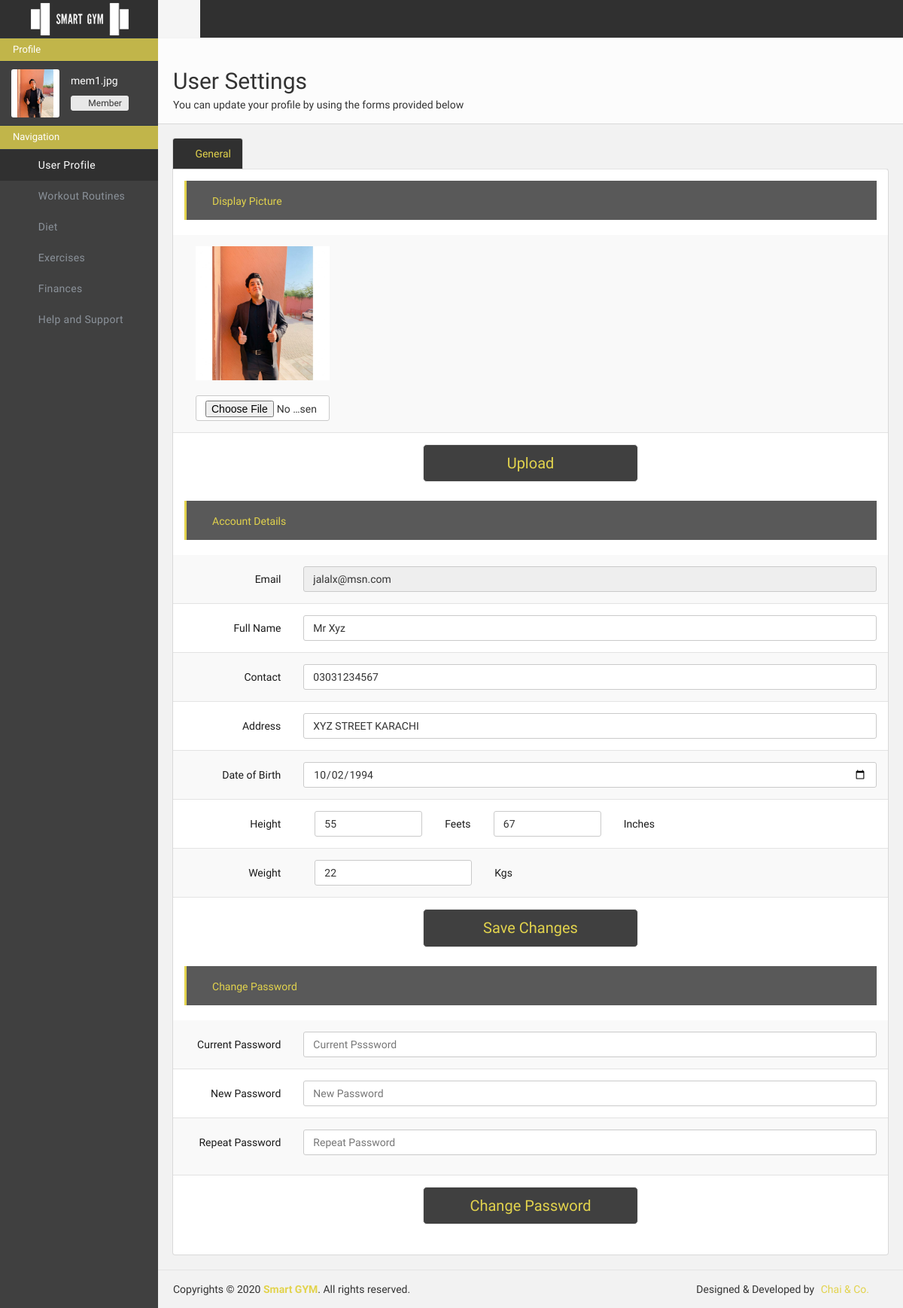
The app's page /userportal/settings/ (signed in), older data.
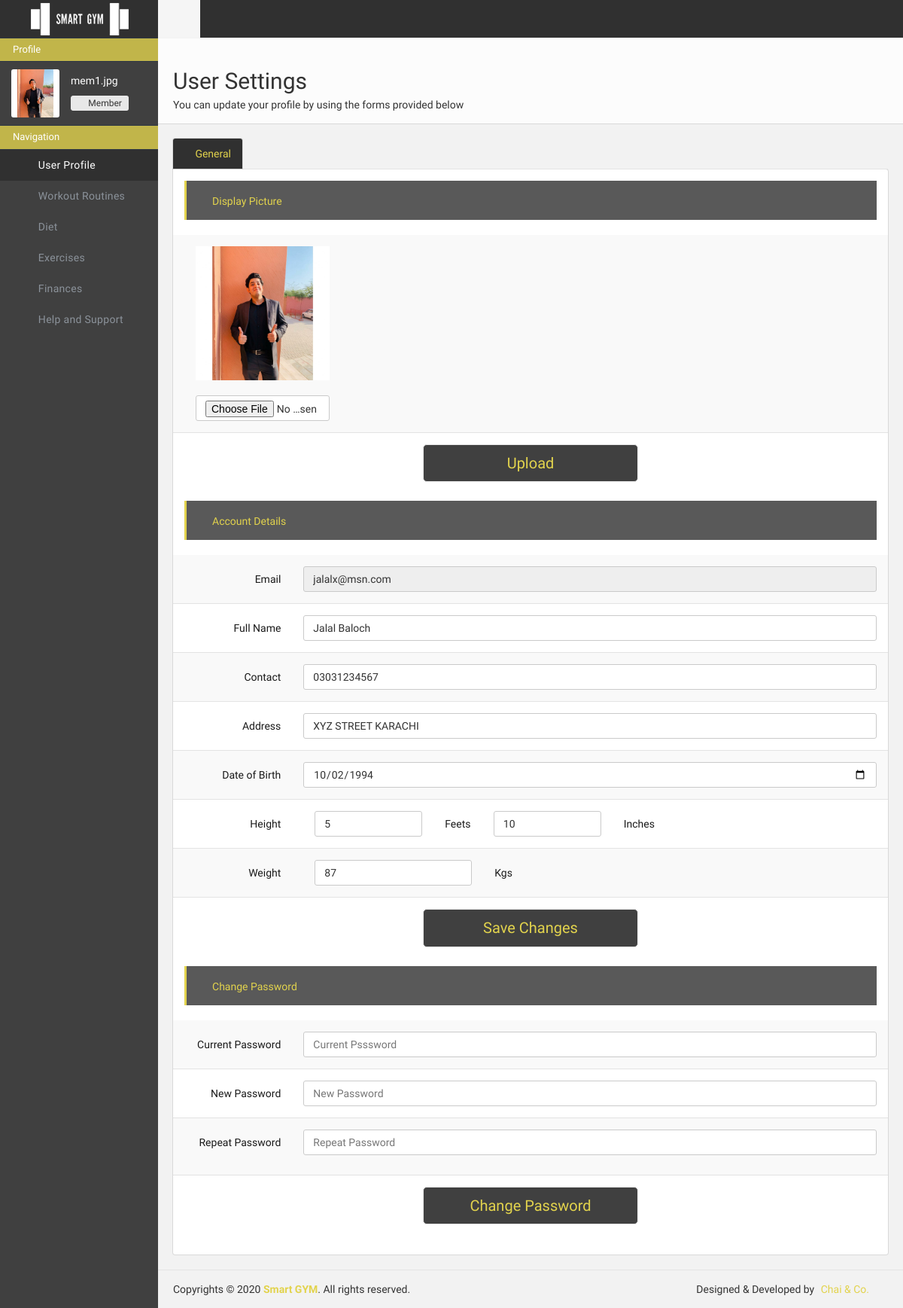
The same page, newer data.
### adminportal/models.py (models this page shows)
class MemberData(models.Model):
    member_id = models.CharField(max_length=500, primary_key=True, default="")
    member_package = models.CharField(max_length=500, default="pkg")
    member_img_name = models.CharField(max_length=500, default="mem.jpg")
    member_name = models.CharField(max_length=500, default="")
    member_email = models.CharField(max_length=500, unique=True, default="")
    member_password = models.CharField(max_length=500, default="admin5003")
    member_contact = models.CharField(max_length=500, default="")
    member_address = models.CharField(max_length=500, default="")
    member_dob = models.CharField(max_length=500, default="")
    member_height = models.CharField(max_length=500, default="")
    member_weight = models.CharField(max_length=500, default="")
    member_routine = models.CharField(max_length=500, default="rtn")
    member_diet = models.CharField(max_length=500, default="dt")
    member_status = models.CharField(max_length=500, default="Active")
    member_added_by = models.CharField(max_length=500, default="")
    member_added_on = models.CharField(max_length=500, default="")

### userportal/views.py (the view, shortened to what this page needs)
# urls.py: path('settings/', views.settings, name="adminportal-settings"),
def settings(request):
    params = {"imageerror":0, "dataerror":0, "passerror1":0, "passerror2":0}
    if "userid" in request.session and request.session["userrole"] == "Member" :
        member = MemberData.objects.filter(member_id = request.session["userid"])[0]
        params["member"] = member
        height = member.member_height
        if height == "":
            params["height"] = {"h1": "", "h2":""}
        else:
            h1 = height.split(",")[0]
            h2 = height.split(",")[1]
            params["height"] = {"h1": int(h1), "h2": int(h2)}
        return render(request, 'userportal/settings.html', params)
    else:
        return redirect('/userportal/login/')

### userportal/templates/userportal/settings.html (shortened to what the changed rows need)
{% load static %}
<!doctype html>
<html class="no-js">
    <head>
        <link href="{% static 'userportal/css/icons.css'%}" rel="stylesheet" />
        <link href="{% static 'userportal/css/bootstrap.css'%}" rel="stylesheet" />
        <link href="{% static 'userportal/css/plugins.css'%}" rel="stylesheet" />
        <link href="{% static 'userportal/css/main.css'%}" rel="stylesheet" />
        <link href="{% static 'userportal/css/custom.css'%}" rel="stylesheet" />
    </head>
    <body>
        <div id="wrapper">
            <aside id="sidebar" class="page-sidebar hidden-md hidden-sm hidden-xs">
                <div class="sidebar-inner">
                    <div class="sidebar-scrollarea">
                        <div class="user-info clearfix">
                            <img src="/media/adminportal/member/{{request.session.userid}}.jpg" alt="avatar">
                            <span class="name">{{ request.session.username }}</span>
                            <div class="btn-group">
                                <div type="button" class="btn btn-default btn-xs" style="margin-top: 5px ;"><i class="fa fa-group"></i>
                                </div>
                                <div type="button" class="btn btn-default btn-xs dropdown-toggle" data-toggle="dropdown" style="margin-top: 5px ;">Member
                                </div>
                            </div>
                        </div>
                    </div>
                </div>
            </aside>
            <div class="page-content sidebar-page clearfix">
                <div class="page-content-wrapper">
                    <div class="page-content-inner">
                        <div id="page-header" class="clearfix">
                            <div class="page-header">
                                <h2>User Settings</h2>
                            </div>
                        </div>
                        <div class="row">
                            <div class="col-lg-12 col-md-12 sortable-layout">
                                <div class="tabs mb20">
                                    <div id="myTabContent2" class="tab-content">
                                        <div class="tab-pane fade active in" id="tab1">
                                                <form class="form-horizontal group-border stripped" role="form" method="POST" action="/userportal/settings/" >{% csrf_token %}
                                                    <div class="form-group">
                                                        <div class="col-sm-10">
                                                            <input type="email" class="form-control" id="inputEmail4" placeholder="Email" name="email" disabled value="{{member.member_email}}">
                                                        </div>
                                                    </div>
                                                    <div class="form-group">
                                                        <div class="col-sm-10">
                                                            <input type="text" class="form-control" id="lname" placeholder="Full Name" required name="name" value="{{member.member_name}}">
                                                        </div>
                                                    </div>
                                                    <div class="form-group">
                                                        <div class="col-sm-10">
                                                            <input type="tel" class="form-control" id="" placeholder="Contact No." name="contact" required value="{{member.member_contact}}">
                                                        </div>
                                                    </div>
                                                    <div class="form-group">
                                                        <div class="col-sm-10">
                                                            <input type="text" class="form-control" id="" placeholder="Your Current Address.." name="address" required value="{{member.member_address}}">
                                                        </div>
                                                    </div>
                                                    <div class="form-group">
                                                        <div class="col-sm-10">
                                                            <input type="date" class="form-control" id="" placeholder="Your Birth Date Comes Here.." name="dob" value="{{member.member_dob}}" required>
                                                        </div>
                                                    </div>
                                                    <div class="form-group">
                                                        <div class="col-sm-3">
                                                            <div class="col-sm-10">
                                                                <input type="number" class="form-control" id="" placeholder="5" value="{{height.h1}}" min="1" name="height1">
                                                            </div>
                                                        </div>
                                                        <div class="col-sm-3">
                                                            <div class="col-sm-10">
                                                                <input type="number" class="form-control" id="" placeholder="10" max="12" min="0" value="{{height.h2}}" name="height2">
                                                            </div>
                                                        </div>
                                                    </div>
                                                    <div class="form-group">
                                                        <div class="col-sm-4">
                                                            <div class="col-sm-10">
                                                                <input type="number" class="form-control" id="" placeholder="87" name="weight" value="{{member.member_weight}}">
                                                            </div>
                                                        </div>
                                                    </div>
                                                </form>
                                        </div>
                                    </div>
                                </div>
                            </div>
                        </div>
                    </div>
                </div>
                        </div>
                    </div>
    </body>
</html>

Row changes from the older to the newer data that the page shows:
changed MemberData "mem1.jpg": name "Mr Xyz" → "Jalal Baloch"; weight "22" → "87"
Text that changed along with them:
form field height1: "55" → "5"
form field height2: "67" → "10"
